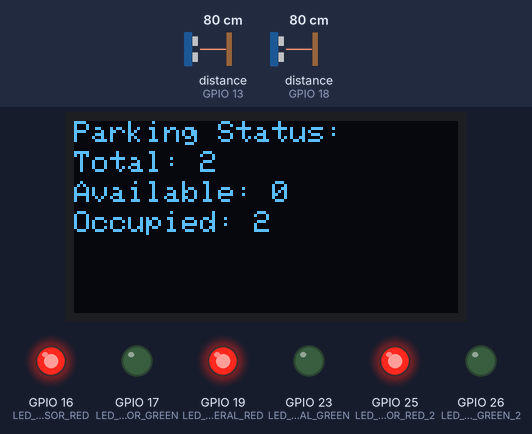
This sketch was run on a simulated ESP32. Parts: 128×64 one-colour display, output pins drawn as LEDs (lit = HIGH). Wiring (from diagram.json): 2 × ultrasonic range finder: trigger GPIO 5, echo GPIO 18 / trigger GPIO 12, echo GPIO 13. The test bench sets the inputs (shaded band); at power-on: distance to the obstacle (sensors on GPIO 13, GPIO 18) 80 cm. The echo pulse lasts 58.3 µs per cm; WiFi joins after 1.5 s; servers stay silent unless stated; no MQTT or app messages arrive unless stated; pins used as bus, display or sensor lines are not drawn; what the sketch prints to the serial monitor is not drawn.

Above: at 3.3 s.
3.4 s: distance to the obstacle (sensor on GPIO 13) set to 97 cm
4.9 s: distance to the obstacle (sensor on GPIO 13) set to 103 cm
At 6.4 s:
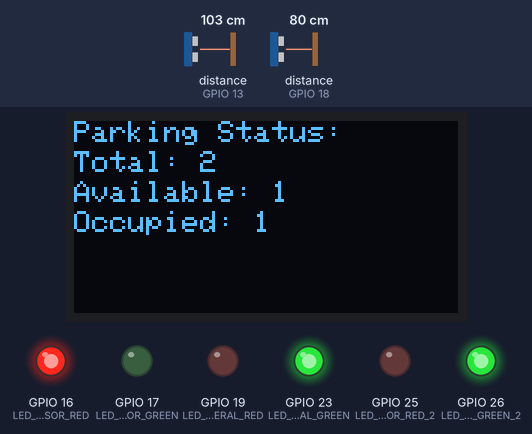
6.7 s: distance to the obstacle (sensor on GPIO 18) set to 95 cm
8.2 s: distance to the obstacle (sensor on GPIO 18) set to 104 cm
At 9.6 s:
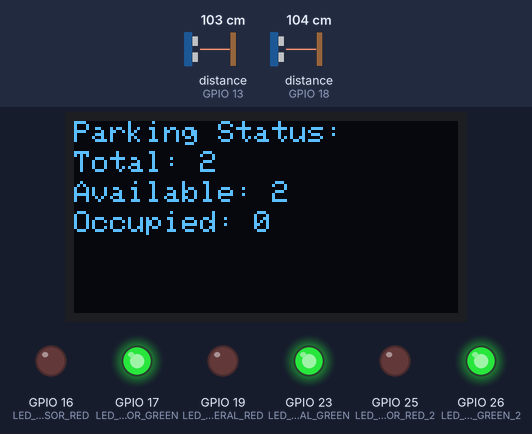
9.9 s: distance to the obstacle (sensor on GPIO 13) set to 2 cm
At 11.4 s:
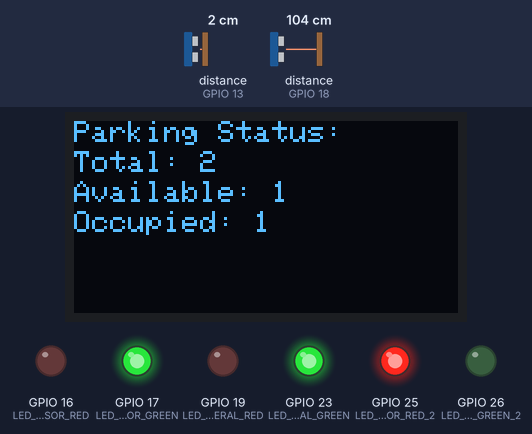
12.0 s: distance to the obstacle (sensor on GPIO 18) set to 2 cm
At 12.43 s:
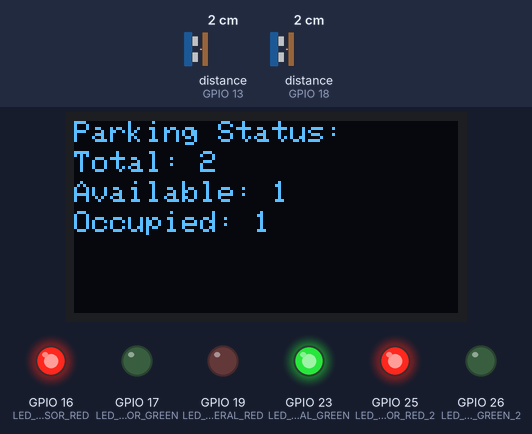
Timing chart, 0 to 15.0 s (numbered marks = the images above; inputs shaded):
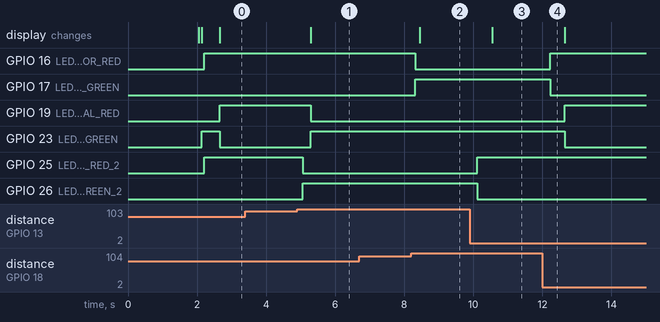

The sketch:

sketch.ino
```cpp
#include <Wire.h>
#include <Adafruit_SSD1306.h>
#include "freertos/FreeRTOS.h"
#include "freertos/task.h"
#include "freertos/timers.h"
#include <WiFi.h>
#include <WiFiClientSecure.h>
#include <PubSubClient.h>
#include <ArduinoJson.h>


// Configuración de OLED
#define SCREEN_WIDTH 128
#define SCREEN_HEIGHT 64
#define OLED_RESET -1
Adafruit_SSD1306 display(SCREEN_WIDTH, SCREEN_HEIGHT, &Wire, OLED_RESET);

// Pines de los sensores hc-sr04
#define TRIG_PIN 5
#define ECHO_PIN 18
#define TRIG_PIN_2 12
#define ECHO_PIN_2 13

// Pines de LEDs
#define LED_SENSOR_GREEN 17
#define LED_SENSOR_RED 16
#define LED_SENSOR_GREEN_2 26
#define LED_SENSOR_RED_2 25
#define LED_GENERAL_GREEN 23
#define LED_GENERAL_RED 19

// Variables globales
volatile long duration_1 = 0, duration_2 = 0;
volatile bool isSpotOccupied_1 = false, isSpotOccupied_2 = false;

// Variables para medir tiempo
volatile unsigned long startTime_1 = 0, startTime_2 = 0;

const char* ssid = "Wokwi-GUEST";
const char* password =  "";

#define TOPIC_PARKING "/sensor/parking"

// Configuración del servidor MQTT
const char* mqtt_server = "942075f3b1b14c5d96569228d55c3682.s1.eu.hivemq.cloud";
const int mqtt_port = 8883;  // Puerto para conexión segura
const char* mqtt_user = "hivemq.webclient.1737116538886";
const char* mqtt_password = "d:RThu0SC$sml#51B9.A";

WiFiClientSecure wifiClient;
PubSubClient client(wifiClient);

// ISR para el primer sensor
void IRAM_ATTR handleEcho1() {
  if (digitalRead(ECHO_PIN) == HIGH) {
    startTime_1 = micros();
  } else {
    duration_1 = micros() - startTime_1;
  }
}

// ISR para el segundo sensor
void IRAM_ATTR handleEcho2() {
  if (digitalRead(ECHO_PIN_2) == HIGH) {
    startTime_2 = micros();
  } else {
    duration_2 = micros() - startTime_2;
  }
}

// Función para enviar pulso de disparo
void triggerSensor(int trigPin) {
  digitalWrite(trigPin, LOW);
  delayMicroseconds(2);
  digitalWrite(trigPin, HIGH);
  delayMicroseconds(10);
  digitalWrite(trigPin, LOW);
}

// Actualiza el estado de los LEDs del primer sensor
void updateSensor1LEDs() {
  if (isSpotOccupied_1) {
    digitalWrite(LED_SENSOR_GREEN, LOW);
    digitalWrite(LED_SENSOR_RED, HIGH);
  } else {
    digitalWrite(LED_SENSOR_GREEN, HIGH);
    digitalWrite(LED_SENSOR_RED, LOW);
  }
}

// Actualiza el estado de los LEDs del segundo sensor
void updateSensor2LEDs() {
  if (isSpotOccupied_2) {
    digitalWrite(LED_SENSOR_GREEN_2, LOW);
    digitalWrite(LED_SENSOR_RED_2, HIGH);
  } else {
    digitalWrite(LED_SENSOR_GREEN_2, HIGH);
    digitalWrite(LED_SENSOR_RED_2, LOW);
  }
}

// Actualiza el OLED con el estado del parking
void updateOLED() {
  display.clearDisplay();
  display.setTextSize(1);
  display.setTextColor(SSD1306_WHITE);
  display.setCursor(0, 0);
  display.print("Parking Status:");
  display.setCursor(0, 10);
  display.print("Total: 2");
  display.setCursor(0, 20);
  display.print("Available: ");
  display.print((!isSpotOccupied_1 + !isSpotOccupied_2));
  display.setCursor(0, 30);
  display.print("Occupied: ");
  display.print(isSpotOccupied_1 + isSpotOccupied_2);
  display.display();
}

// Actualiza los LEDs generales
void updateGeneralLEDs() {
  if (isSpotOccupied_1 && isSpotOccupied_2) {
    digitalWrite(LED_GENERAL_GREEN, LOW);
    digitalWrite(LED_GENERAL_RED, HIGH);
  } else {
    digitalWrite(LED_GENERAL_GREEN, HIGH);
    digitalWrite(LED_GENERAL_RED, LOW);
  }
}

// Tarea para gestionar el primer sensor
void taskSensor1(void *pvParameters) {
  for (;;) {
    triggerSensor(TRIG_PIN);
    vTaskDelay(pdMS_TO_TICKS(100));
    long distance_1 = duration_1 * 0.034 / 2; // Convertir a cm
    isSpotOccupied_1 = (distance_1 < 100);
    updateSensor1LEDs();
  }
}

// Tarea para gestionar el segundo sensor
void taskSensor2(void *pvParameters) {
  for (;;) {
    triggerSensor(TRIG_PIN_2);
    vTaskDelay(pdMS_TO_TICKS(100));
    long distance_2 = duration_2 * 0.034 / 2; // Convertir a cm
    isSpotOccupied_2 = (distance_2 < 100);
    updateSensor2LEDs();
  }
}

// Tarea para actualizar el OLED
void taskOLED(void *pvParameters) {
  for (;;) {
    updateOLED();
    updateGeneralLEDs();
    vTaskDelay(pdMS_TO_TICKS(500));
  }
}

void wifiConnect() {
  WiFi.begin(ssid, password);

  while (WiFi.status() != WL_CONNECTED) {
    delay(1000);
    Serial.println("Connecting to WiFi...");
  }

  Serial.println("Connected to WiFi");
  Serial.print("IP Address: ");
  Serial.println(WiFi.localIP());
}

void mqttConnect() {
  // Configurar la conexión al servidor MQTT
  client.setServer(mqtt_server, mqtt_port);

  // Configurar cliente seguro para evitar verificación de certificado
  wifiClient.setInsecure();

  while (!client.connected()) {
      Serial.print("Conectando a MQTT...");
      if (client.connect("ESP32_Client", mqtt_user, mqtt_password)) {
        Serial.println("Conectado!");
        client.subscribe(TOPIC_PARKING);
      } else {
        Serial.print("Error de conexión. Estado = ");
        Serial.println(client.state());
        delay(2000);
      }
  }
}

// Añadimos una tarea para publicar datos MQTT
void taskPublishMQTT(void *pvParameters) {
  for (;;) {
    if (client.connected()) {
      // Crear objetos JSON
      DynamicJsonDocument jsonPayload(256);

      // Asignar valores
      jsonPayload["occupied"] = isSpotOccupied_1 + isSpotOccupied_2;
      jsonPayload["available"] = 2 - (isSpotOccupied_1 + isSpotOccupied_2);

      // Convertir JSON a cadena
      char bufferPayload[256];
      serializeJson(jsonPayload, bufferPayload);

      client.publish(TOPIC_PARKING, bufferPayload);
      Serial.println("Datos publicados en formato JSON en un único topic:");
      Serial.println(bufferPayload);

    } else {
      Serial.println("Cliente MQTT desconectado. Intentando reconectar...");
      mqttConnect();
    }

    vTaskDelay(pdMS_TO_TICKS(5000)); // Publicar cada 5 segundos
  }
}

void setup() {
  Serial.begin(115200);

  // Configurar pines
  pinMode(TRIG_PIN, OUTPUT);
  pinMode(ECHO_PIN, INPUT);
  pinMode(TRIG_PIN_2, OUTPUT);
  pinMode(ECHO_PIN_2, INPUT);

  pinMode(LED_SENSOR_GREEN, OUTPUT);
  pinMode(LED_SENSOR_RED, OUTPUT);
  pinMode(LED_SENSOR_GREEN_2, OUTPUT);
  pinMode(LED_SENSOR_RED_2, OUTPUT);
  pinMode(LED_GENERAL_GREEN, OUTPUT);
  pinMode(LED_GENERAL_RED, OUTPUT);

  digitalWrite(LED_SENSOR_GREEN, LOW);
  digitalWrite(LED_SENSOR_RED, LOW);
  digitalWrite(LED_SENSOR_GREEN_2, LOW);
  digitalWrite(LED_SENSOR_RED_2, LOW);
  digitalWrite(LED_GENERAL_GREEN, LOW);
  digitalWrite(LED_GENERAL_RED, LOW);

  // Configurar interrupciones
  attachInterrupt(digitalPinToInterrupt(ECHO_PIN), handleEcho1, CHANGE);
  attachInterrupt(digitalPinToInterrupt(ECHO_PIN_2), handleEcho2, CHANGE);

  wifiConnect();
  mqttConnect();

  // Inicializar OLED
  if (!display.begin(SSD1306_SWITCHCAPVCC, 0x3C)) {
    Serial.println("SSD1306 allocation failed. Check wiring!");
    while (true);
  }
  display.clearDisplay();
  display.display();

  // Crear tareas
  xTaskCreatePinnedToCore(taskSensor1, "Sensor1", 4096, NULL, 1, NULL, 0);
  xTaskCreatePinnedToCore(taskSensor2, "Sensor2", 4096, NULL, 1, NULL, 0);
  xTaskCreatePinnedToCore(taskOLED, "OLED", 4096, NULL, 1, NULL, 1);
  xTaskCreatePinnedToCore(taskPublishMQTT, "PublishMQTT", 4096, NULL, 1, NULL, 1);
}

void loop() {

}
```

Measured:
- the behaviour switches between 100 and 101 cm on distance to the obstacle (sensor on GPIO 13) (found by bisection; images 0 and 1)
- the behaviour switches between 100 and 101 cm on distance to the obstacle (sensor on GPIO 18) (found by bisection; images 1 and 2)
- after the input at 3.4 s, every drawn part: stays the same
- after the input at 4.9 s, GPIO 19 (LED_GENERAL_RED): HIGH → LOW after 0.39 s; GPIO 23 (LED_GENERAL_GREEN): LOW → HIGH after 0.39 s; GPIO 25 (LED_SENSOR_RED_2): HIGH → LOW after 0.16 s; GPIO 26 (LED_SENSOR_GREEN_2): LOW → HIGH after 0.16 s; the display: changes after 0.39 s (image 1)
- after the input at 6.7 s, every drawn part: stays the same
- after the input at 8.2 s, GPIO 16 (LED_SENSOR_RED): HIGH → LOW after 0.12 s; GPIO 17 (LED_SENSOR_GREEN): LOW → HIGH after 0.12 s; the display: changes after 0.24 s (image 2)
- after the input at 9.9 s, GPIO 25 (LED_SENSOR_RED_2): LOW → HIGH after 0.22 s; GPIO 26 (LED_SENSOR_GREEN_2): HIGH → LOW after 0.22 s; the display: changes after 0.65 s (image 3)
- after the input at 12.0 s, GPIO 16 (LED_SENSOR_RED): LOW → HIGH after 0.22 s; GPIO 17 (LED_SENSOR_GREEN): HIGH → LOW after 0.22 s; GPIO 19 (LED_GENERAL_RED): LOW → HIGH after 0.65 s; GPIO 23 (LED_GENERAL_GREEN): HIGH → LOW after 0.65 s
